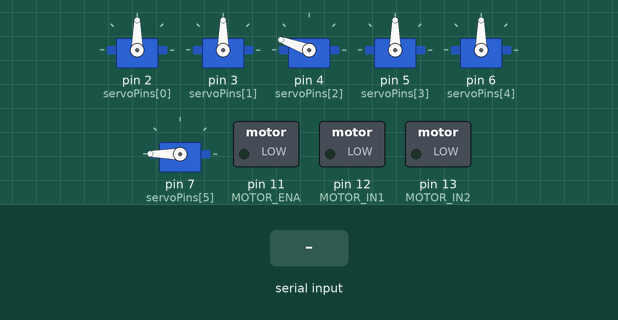
The sketch below on a simulated Arduino Uno, built with avr-gcc and run on an emulated ATmega328P. Parts: 6 × servo, switched loads named in the sketch (green lamp = pin HIGH). Inputs (shaded band) come from the test bench. What the sketch prints to the serial monitor is not drawn.

Above: at 2.7 s.
2.8 s: "B:45\n" received over Serial
At 3.8 s:
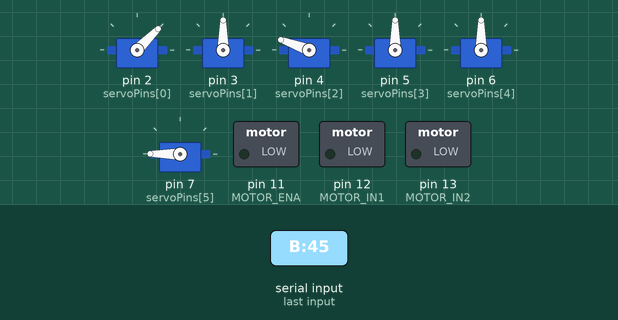
4.9 s: "M:45\n" received over Serial
At 6.1 s:
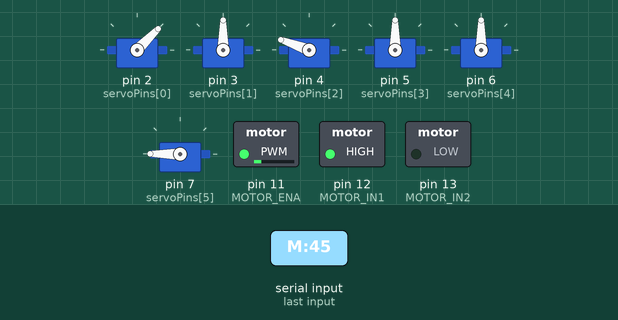
6.4 s: "H90\n" received over Serial
At 7.8 s:
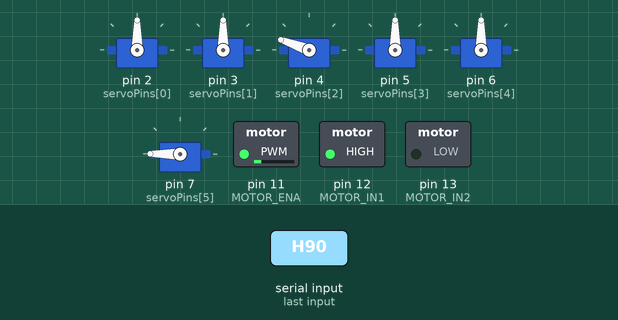
Timing chart, 0 to 9.4 s (numbered marks = the images above; inputs shaded):
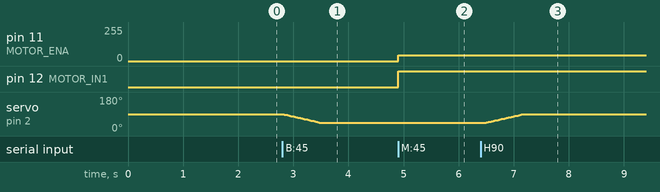

Measured:
- after the input at 2.8 s, servo on pin 2 (servoPins[0]): moves from 90° to 45° over 0.66 s, starting at once
- after the input at 4.9 s, pin 11 (MOTOR_ENA): 0/255 → 45/255 at once; pin 12 (MOTOR_IN1): LOW → HIGH at once
- after the input at 6.4 s, servo on pin 2 (servoPins[0]): moves from 45° to 90° over 0.66 s, starting after 0.10 s

The sketch:

main.ino
```cpp
#include <Servo.h>

// Array of Servo objects
Servo servos[6];

// Servo Pins: Base, Shoulder, Elbow, WristPitch, WristRoll, Gripper
const int servoPins[6] = {2, 3, 4, 5, 6, 7};

// Names for printing
const String servoNames[6] = {"Base", "Shoulder", "Elbow", "Wrist Pitch", "Wrist Roll", "Gripper"};

// Safe limits [min, max]
const int minLimit[6] = {0, 20, 15, 0, 0, 80};
const int maxLimit[6] = {180, 160, 180, 180, 180, 180};

// Home positions
const int homePos[6] = {90, 90, 160, 90, 90, 180};

// Track current positions
int curPos[6] = {90, 90, 90, 90, 90, 180};

// Movement parameters
const int stepSize = 1;       // Degrees per step
const int stepDelay = 15;     // Milliseconds between steps

// DC Motor L298N pins
const int MOTOR_IN1 = 12;     // Direction pin 1
const int MOTOR_IN2 = 13;     // Direction pin 2
const int MOTOR_ENA = 11;     // PWM speed control (Important: Using 11, not 9)

void setup() {
  Serial.begin(9600);

  // Attach all servos and set them to their home positions immediately
  for(int i = 0; i < 6; i++) {
    servos[i].attach(servoPins[i]);
    curPos[i] = homePos[i];
    servos[i].write(curPos[i]); // Initial snap to home position
  }

  // Setup DC motor pins
  pinMode(MOTOR_IN1, OUTPUT);
  pinMode(MOTOR_IN2, OUTPUT);
  pinMode(MOTOR_ENA, OUTPUT);

  // Start with motor disabled
  controlMotor(0);

  // Wait a moment for things to settle
  delay(1000);

  // Print interactive menu
  printMenu();
}

void printMenu() {
  Serial.println("\n========================================");
  Serial.println("Robotic Arm Controller - Interactive Mode");
  Serial.println("========================================");
  Serial.println("Servo commands (Format -> X:angle):");
  Serial.println("  B:angle  - Move Base (0-180)");
  Serial.println("  S:angle  - Move Shoulder (20-160)");
  Serial.println("  E:angle  - Move Elbow (15-180)");
  Serial.println("  W:angle  - Move Wrist pitch (0-180)");
  Serial.println("  R:angle  - Move Wrist roll (0-180)");
  Serial.println("  G:angle  - Move Gripper (120-180)");
  Serial.println("  H        - Home position");
  Serial.println("\nDC Motor commands:");
  Serial.println("  M:speed  - Motor speed (-255 to 255)");
  Serial.println("             Negative = reverse, 0 = stop");
  Serial.println("----------------------------------------");
  Serial.print("Enter command: ");
}

void controlMotor(int speed) {
  int pwm = abs(speed);
  pwm = constrain(pwm, 0, 255);

  if (speed > 0) {
    digitalWrite(MOTOR_IN1, HIGH);
    digitalWrite(MOTOR_IN2, LOW);
  } else if (speed < 0) {
    digitalWrite(MOTOR_IN1, LOW);
    digitalWrite(MOTOR_IN2, HIGH);
  } else {
    digitalWrite(MOTOR_IN1, LOW);
    digitalWrite(MOTOR_IN2, LOW);
  }

  analogWrite(MOTOR_ENA, pwm);
}

void smoothMove(int servoIndex, int target) {
  // Constrain target within safe limits
  target = constrain(target, minLimit[servoIndex], maxLimit[servoIndex]);

  Serial.print("Moving ");
  Serial.print(servoNames[servoIndex]);
  Serial.print(" from ");
  Serial.print(curPos[servoIndex]);
  Serial.print(" to ");
  Serial.print(target);
  Serial.print("... ");

  // Move up
  while (curPos[servoIndex] < target) {
    curPos[servoIndex] += stepSize;
    if (curPos[servoIndex] > target) curPos[servoIndex] = target;
    servos[servoIndex].write(curPos[servoIndex]);
    delay(stepDelay);
  }

  // Move down
  while (curPos[servoIndex] > target) {
    curPos[servoIndex] -= stepSize;
    if (curPos[servoIndex] < target) curPos[servoIndex] = target;
    servos[servoIndex].write(curPos[servoIndex]);
    delay(stepDelay);
  }

  Serial.println("Done!");
}

void homeArm() {
  Serial.println("Homing arm...");
  delay(100);

  smoothMove(0, homePos[0]); delay(100);
  // smoothMove(1, homePos[1]); // Commented out to match original Python logic
  smoothMove(2, homePos[2]); delay(100);
  smoothMove(3, homePos[3]); delay(100);
  smoothMove(4, homePos[4]); delay(100);
  smoothMove(5, homePos[5]);

  Serial.println("Home position reached.");
}

void loop() {
  if (Serial.available()) {
    String cmd = Serial.readStringUntil('\n');
    cmd.trim();     // Remove accidental extra spaces or \r

    // Ignore empty lines
    if (cmd.length() == 0) return;

    char motorID = cmd.charAt(0);

    // 1. Home Command
    if (motorID == 'H' || motorID == 'h') {
      homeArm();
      Serial.print("\nEnter command: ");
      return;
    }

    // 2. DC Motor Command
    if (motorID == 'M' || motorID == 'm') {
      int colonIdx = cmd.indexOf(':');
      if (colonIdx != -1) {
        int speed = cmd.substring(colonIdx + 1).toInt();
        controlMotor(speed);
        Serial.print("Motor command executed. Speed: ");
        Serial.print(speed);
        Serial.println("/255");
      } else {
        Serial.println("Invalid motor format. Use M:speed (e.g. M:200)");
      }
      Serial.print("\nEnter command: ");
      return;
    }

    // 3. Servo Command
    int servoIndex = -1;
    switch (motorID) {
      case 'B': case 'b': servoIndex = 0; break;
      case 'S': case 's': servoIndex = 1; break;
      case 'E': case 'e': servoIndex = 2; break;
      case 'W': case 'w': servoIndex = 3; break;
      case 'R': case 'r': servoIndex = 4; break;
      case 'G': case 'g': servoIndex = 5; break;
    }

    if (servoIndex != -1) {
      int colonIdx = cmd.indexOf(':');
      if (colonIdx != -1) {
        int targetAngle = cmd.substring(colonIdx + 1).toInt();
        smoothMove(servoIndex, targetAngle);
      } else {
        Serial.println("Invalid servo format. Use X:angle (e.g. B:90)");
      }
    } else {
      Serial.println("Invalid command. Please check format.");
    }

    // Prompt again
    Serial.print("\nEnter command: ");
  }
}
```
